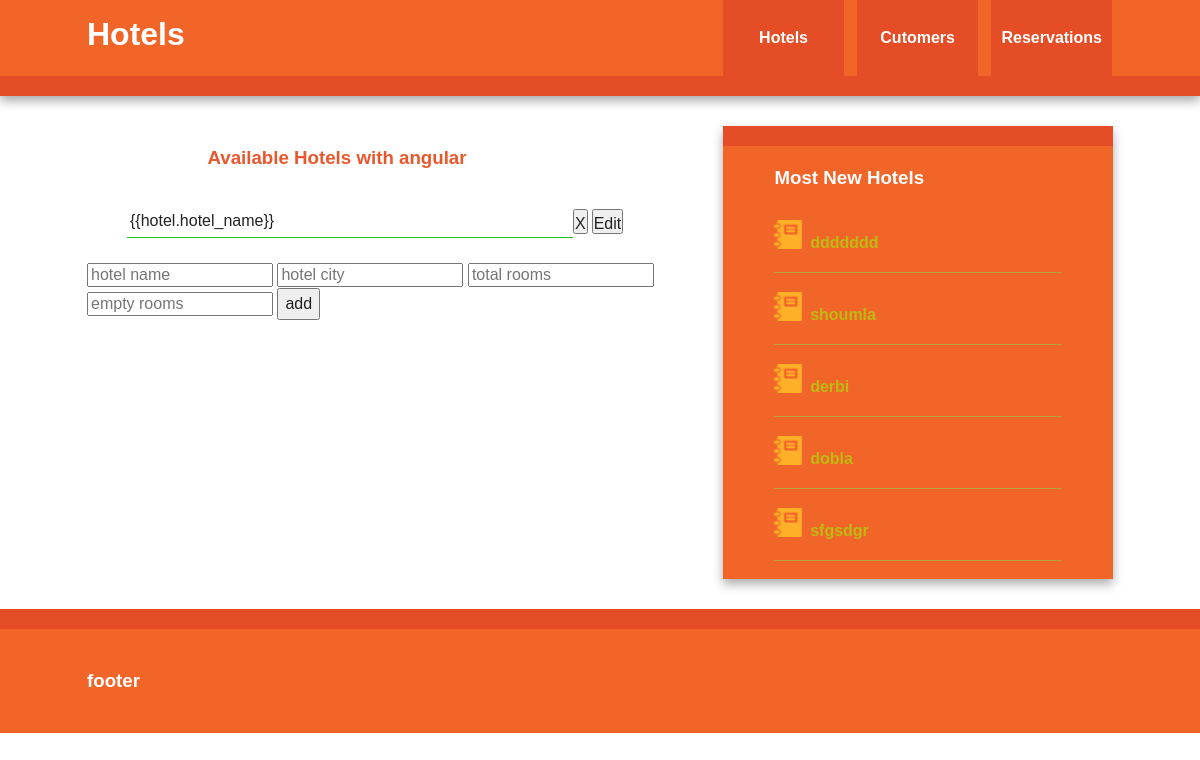
Before: /reservation/allhotels with the older database file.
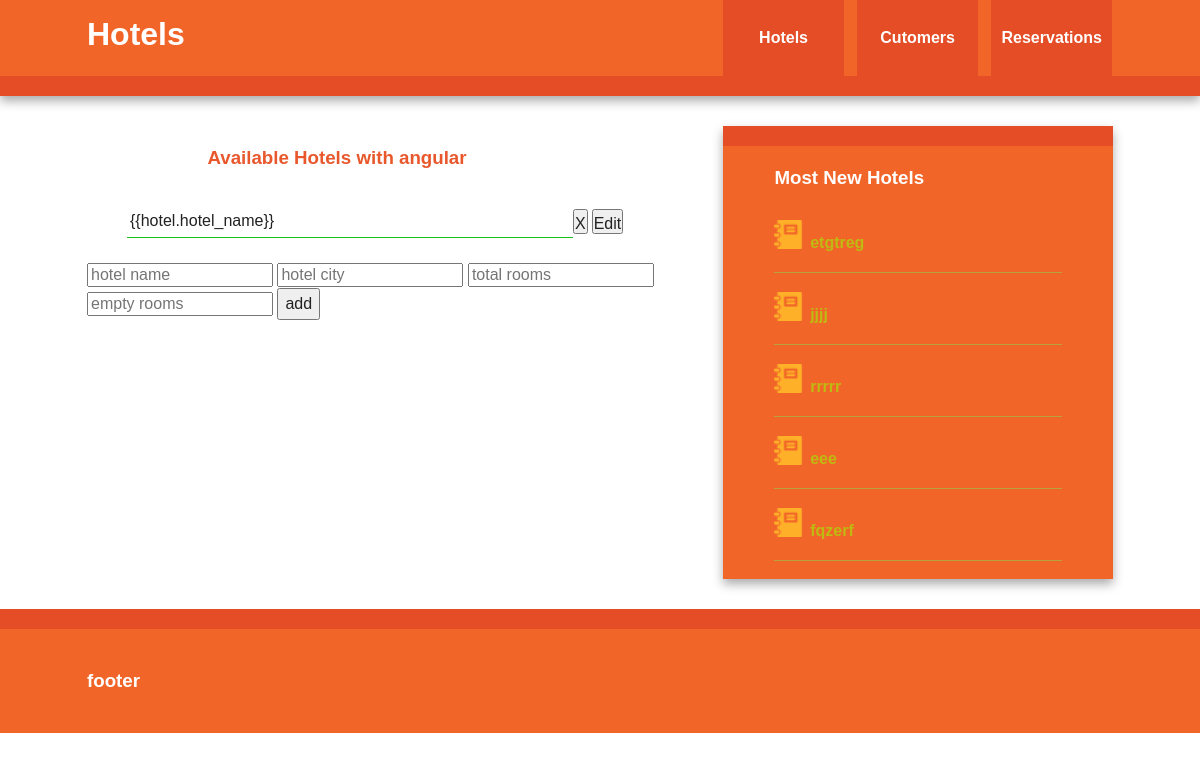
After: the same page with the newer database file.
### reservation/models.py (models this page shows, shortened)
class Hotel(models.Model):
    hotel_name = models.CharField(max_length=50)
    hotel_city = models.CharField(max_length=50)
    total_rooms = models.IntegerField()
    empty_rooms = models.IntegerField()

### reservation/views.py (the view)
# urls.py: url(r'allhotels',AllHotels),
def AllHotels(request):
    return render(request,"reservation/hotels.html",{"hotels":Hotel.objects.all(),'recenthotels':Hotel.objects.filter().order_by("-id")[:5]})

### templates/reservation/hotels.html
{% extends 'base.html' %}
{% block title %}
Hotels
{% endblock %}
{% block content %}
<h3 style="color: rgb(232, 88, 44);width: 500px;text-align: center">Available Hotels with angular</h3>
{% verbatim %}
<div ng-controller="HotelReservation">
  <ul style="display:inline-block;">
    <div ng-repeat="hotel in hotels" style="width: 500px;">
      <div>
        <li style="padding: 3px;border-bottom: 0.5px solid rgb(24, 197, 24);width: 440px;float: left;list-style: none">{{hotel.hotel_name}}</li><button ng-click="delete_hotel(hotel.id)" style="padding:0px;margin:0px;margin-top: 3.5px;height: 25px;float: left;margin-right: 4px;">X</button><button ng-click="update_hotel(hotel.id,hotelname,hotelcity,totalrooms,emptyrooms)" style="padding:0px;margin:0px;margin-top: 3.5px;height: 25px;float: left;">Edit</button>
      </div>
    </div>
  </ul>
  <input type="text" placeholder="hotel name" ng-model="hotelname"/>
  <input type="text" placeholder="hotel city" ng-model="hotelcity"/>
  <input type="text" placeholder="total rooms" ng-model="totalrooms"/>
  <input type="text" placeholder="empty rooms" ng-model="emptyrooms"/>
  <button ng-click="add_new_hotel(hotelname,hotelcity,totalrooms,emptyrooms)">add</button>
</div>
{% endverbatim %}
{% endblock %}
{% block recent %}
<h3>Most New Hotels</h3>
{% for h in recenthotels %}
<div style="padding-top:5px;display:inline-block;border-bottom: 0.5px #b6a339 solid;width: 100%;">
  <img src="../../static/images/dossier.png"  style="padding: 0px;padding-top:6px;float: left;width: 10%;">
  <p style="float:left;padding-left: 7px;font-weight:bold;color:rgb(191,185,17);">{{h.hotel_name}}</p>
</div>
{% endfor %}
{% endblock %}

Changed rows visible on the page:
removed Hotel: hotel_name "ddddddd"
removed Hotel: hotel_name "shoumla"
removed Hotel: hotel_name "derbi"
removed Hotel: hotel_name "dobla"
removed Hotel: hotel_name "sfgsdgr"
added Hotel: hotel_name "etgtreg"
added Hotel: hotel_name "jjjj"
added Hotel: hotel_name "rrrrr"
added Hotel: hotel_name "eee"
added Hotel: hotel_name "fqzerf"
